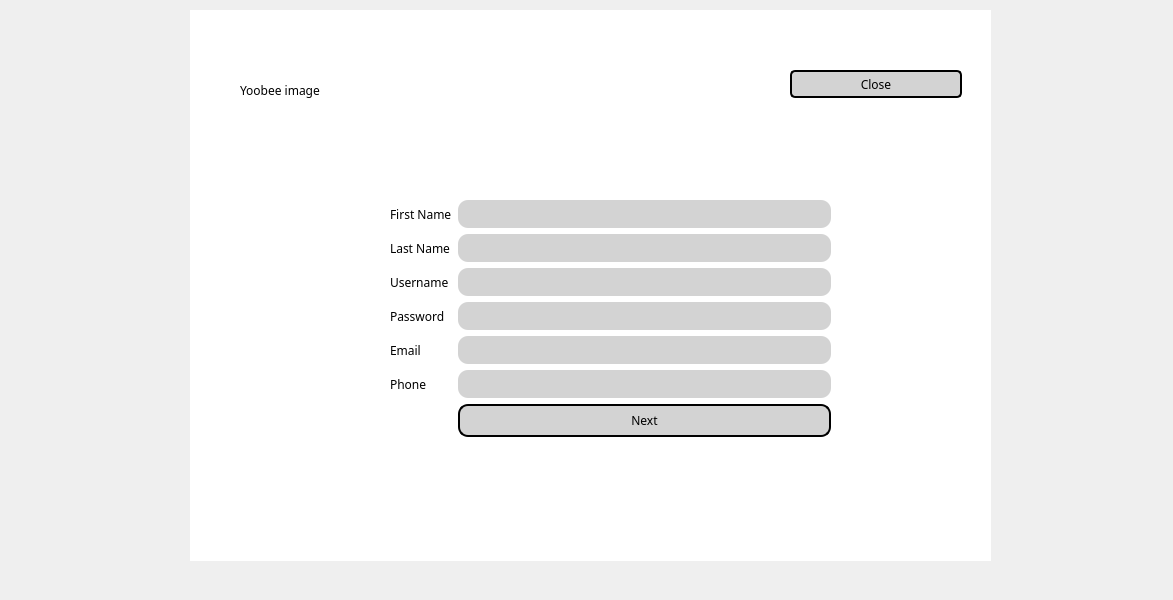
<?xml version="1.0" encoding="UTF-8"?>
<ui version="4.0">
 <class>signupscreen</class>
 <widget class="QDialog" name="signupscreen">
  <property name="geometry">
   <rect>
    <x>0</x>
    <y>0</y>
    <width>1173</width>
    <height>600</height>
   </rect>
  </property>
  <property name="windowTitle">
   <string>Dialog</string>
  </property>
  <widget class="QFrame" name="gridFrame_2">
   <property name="geometry">
    <rect>
     <x>190</x>
     <y>10</y>
     <width>801</width>
     <height>551</height>
    </rect>
   </property>
   <property name="styleSheet">
    <string notr="true">*{
background: rgb(255, 255, 255);
fontsize: 15px;
font-family: Century Gothic, sans-serif;
}

QFrame{
border: solid 10px rgba(0, 0, 0);
}

QLineEdit{
color: #8d98a1;
background-color: #d3d3d3;
font-size: 18px;
border-style: outset;
border-radius: 10px;
}
QPushButton{
background: #ced1d8;
border-style: outset;
border-radius: 5px;
}
QPushButton:pressed{
background-color: rgb(224, 0, 0);
border-style: inset;
}
</string>
   </property>
   <widget class="QLabel" name="img">
    <property name="geometry">
     <rect>
      <x>50</x>
      <y>20</y>
      <width>341</width>
      <height>121</height>
     </rect>
    </property>
    <property name="styleSheet">
     <string notr="true"/>
    </property>
    <property name="text">
     <string>Yoobee image</string>
    </property>
   </widget>
   <widget class="QPushButton" name="close">
    <property name="geometry">
     <rect>
      <x>600</x>
      <y>60</y>
      <width>172</width>
      <height>28</height>
     </rect>
    </property>
    <property name="styleSheet">
     <string notr="true">QPushButton#close{
background-color: #d3d3d3;
border-width: 2px;
border-radius: 5px;
border-color: black;
min-width: 5em;
padding: 3px;
}</string>
    </property>
    <property name="text">
     <string>Close</string>
    </property>
   </widget>
   <widget class="QWidget" name="gridLayoutWidget">
    <property name="geometry">
     <rect>
      <x>200</x>
      <y>190</y>
      <width>441</width>
      <height>281</height>
     </rect>
    </property>
    <layout class="QGridLayout" name="gridLayout">
     <item row="0" column="1">
      <layout class="QFormLayout" name="formLayout_2">
       <item row="2" column="1">
        <widget class="QLineEdit" name="Username"/>
       </item>
       <item row="3" column="0">
        <widget class="QLabel" name="label_2">
         <property name="text">
          <string>Password</string>
         </property>
        </widget>
       </item>
       <item row="3" column="1">
        <widget class="QLineEdit" name="Password"/>
       </item>
       <item row="4" column="0">
        <widget class="QLabel" name="label_3">
         <property name="text">
          <string>Email</string>
         </property>
        </widget>
       </item>
       <item row="4" column="1">
        <widget class="QLineEdit" name="email"/>
       </item>
       <item row="5" column="0">
        <widget class="QLabel" name="label_4">
         <property name="text">
          <string>Phone</string>
         </property>
        </widget>
       </item>
       <item row="5" column="1">
        <widget class="QLineEdit" name="phone"/>
       </item>
       <item row="6" column="1">
        <widget class="QPushButton" name="Next">
         <property name="styleSheet">
          <string notr="true">*{
background-color:rgb(255, 255, 255); 
font-family: cenury gothic, sans-serif;

}
QPushButton#Next{
background-color: #d3d3d3;
border-width: 2px;
border-radius: 10px;
border-color: black;
min-width: 10em;
padding: 6px;
}</string>
         </property>
         <property name="text">
          <string>Next</string>
         </property>
        </widget>
       </item>
       <item row="2" column="0">
        <widget class="QLabel" name="label">
         <property name="text">
          <string>Username</string>
         </property>
        </widget>
       </item>
       <item row="0" column="0">
        <widget class="QLabel" name="label_5">
         <property name="text">
          <string>First Name</string>
         </property>
        </widget>
       </item>
       <item row="0" column="1">
        <widget class="QLineEdit" name="firstName"/>
       </item>
       <item row="1" column="0">
        <widget class="QLabel" name="label_6">
         <property name="text">
          <string>Last Name</string>
         </property>
        </widget>
       </item>
       <item row="1" column="1">
        <widget class="QLineEdit" name="lastName"/>
       </item>
      </layout>
     </item>
    </layout>
   </widget>
  </widget>
 </widget>
 <resources/>
 <connections/>
</ui>
